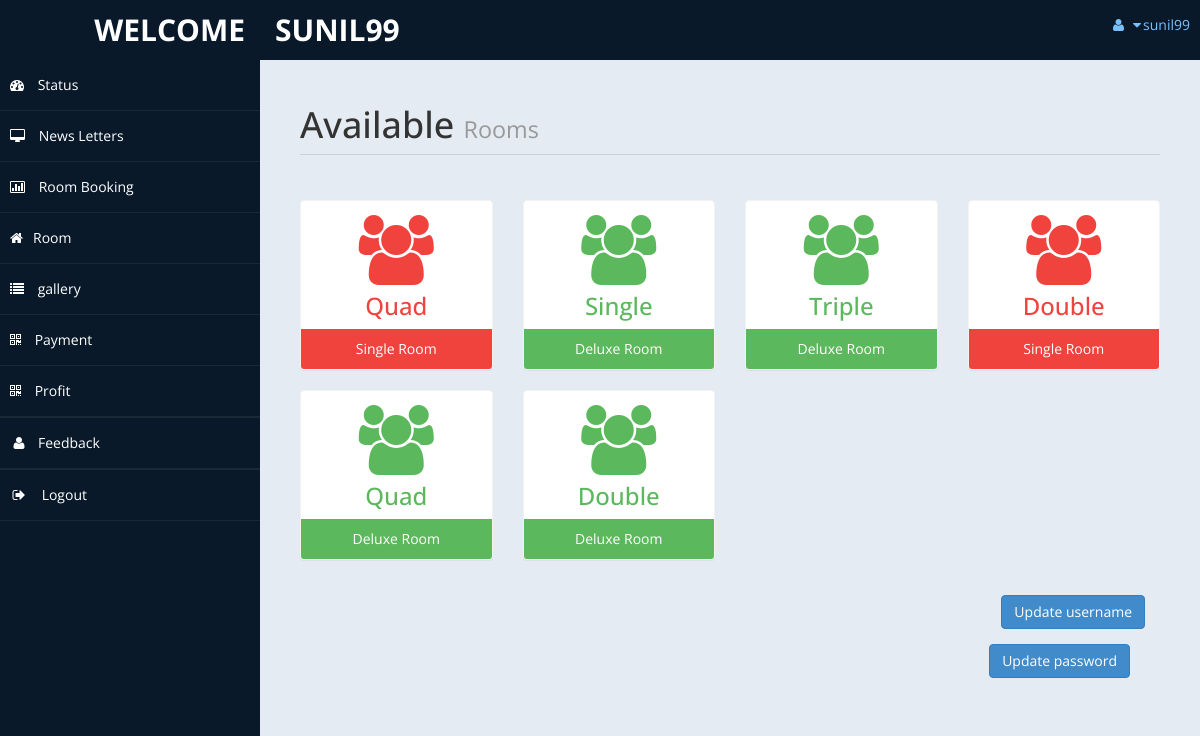
/homestay/admin/settings.php (signed in), run on an earlier commit of the app's database.
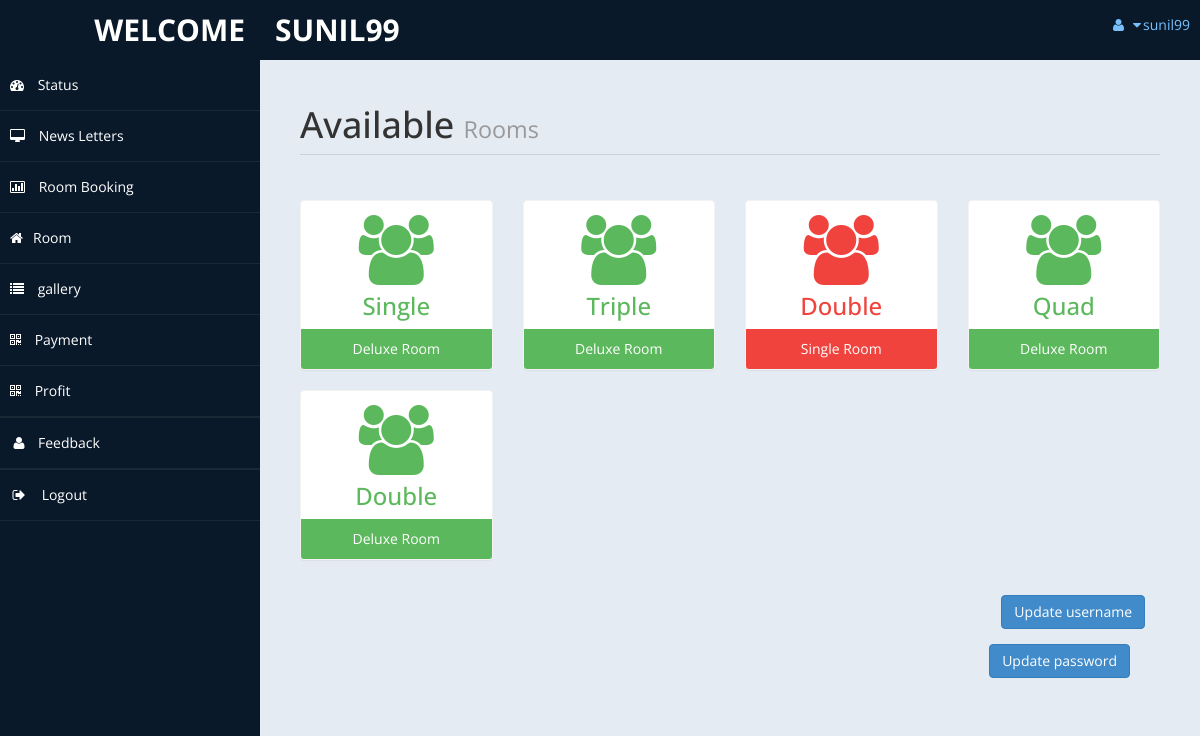
And on a later commit of the database.
### tables this page shows
CREATE TABLE `room` (
  `id` int(10) UNSIGNED NOT NULL,
  `type` varchar(15) DEFAULT NULL,
  `bedding` varchar(10) DEFAULT NULL,
  `place` varchar(10) DEFAULT NULL,
  `price` int(11) NOT NULL,
  `no_of_room` int(11) NOT NULL,
  `cusid` int(11) DEFAULT NULL,
  `H_id` int(11) NOT NULL,
  `owner` varchar(65) NOT NULL
);

### homestay/admin/lib/fetch_data.php (called while the page is built, shortened)
<?php
function gethomestayid(){
	require("../db.php");
	$owner=$_SESSION['user'];
	$sql="SELECT * FROM homestay_info where owner_name='$owner';";
	if ($result=mysqli_query($con,$sql))
	{
		$rowcount=mysqli_num_rows($result);
		if ($rowcount==0) {
			echo 'No homestay information found!!';
		}else{
		foreach ($result as $id) {
			return $id['id'];
		}}
	}
}

### homestay/admin/settings.php (the view, shortened to what the changed rows need)
<!DOCTYPE html>
<html xmlns="http://www.w3.org/1999/xhtml">
<head>
    <link href="assets/css/bootstrap.css" rel="stylesheet" />
    <link href="assets/css/font-awesome.css" rel="stylesheet" />
    <link href="assets/css/custom-styles.css" rel="stylesheet" />
</head>
<body>
    <div id="wrapper">
        <div id="page-wrapper" >
            <div id="page-inner">
			 <div class="row">
                    <div class="col-md-12">
                        <h1 class="page-header">
                           Available <small> Rooms</small>
                        </h1>
                    </div>
                </div>
            <?php
						include ('db.php');
                        include 'lib/fetch_data.php';
                        $h_id=gethomestayid();
						$sql = "select * from room where h_id=$h_id";
						$re = mysqli_query($con,$sql)
				?>
                <div class="row">
				<?php
										while($row= mysqli_fetch_array($re))
										{
												$id = $row['type'];
											if($id == "Superior Room")
											{
												echo"<div class='col-md-3 col-sm-12 col-xs-12'>
													<div class='panel panel-primary text-center no-boder bg-color-blue'>
														<div class='panel-body'>
															<i class='fa fa-users fa-5x'></i>
															<h3>".$row['bedding']."</h3>
														</div>
														<div class='panel-footer back-footer-blue'>
															".$row['type']."
														</div>
													</div>
												</div>";
											}
											else if ($id == "Deluxe Room")
											{
												echo"<div class='col-md-3 col-sm-12 col-xs-12'>
													<div class='panel panel-primary text-center no-boder bg-color-green'>
														<div class='panel-body'>
															<i class='fa fa-users fa-5x'></i>
															<h3>".$row['bedding']."</h3>
														</div>
														<div class='panel-footer back-footer-green'>
															".$row['type']."
														</div>
													</div>
												</div>";
											}
											else if($id =="Single Room")
											{
												echo"<div class='col-md-3 col-sm-12 col-xs-12'>
													<div class='panel panel-primary text-center no-boder bg-color-red'>
														<div class='panel-body'>
															<i class='fa fa-users fa-5x'></i>
															<h3>".$row['bedding']."</h3>
														</div>
														<div class='panel-footer back-footer-red'>
															".$row['type']."
														</div>
													</div>
												</div>";
											}
										}
									?>
                </div>
                        </div>
            </div>
        </div>
</body>
</html>

What changed in the data, as far as the page shows it:
removed room: bedding "Quad", type "Single Room"
